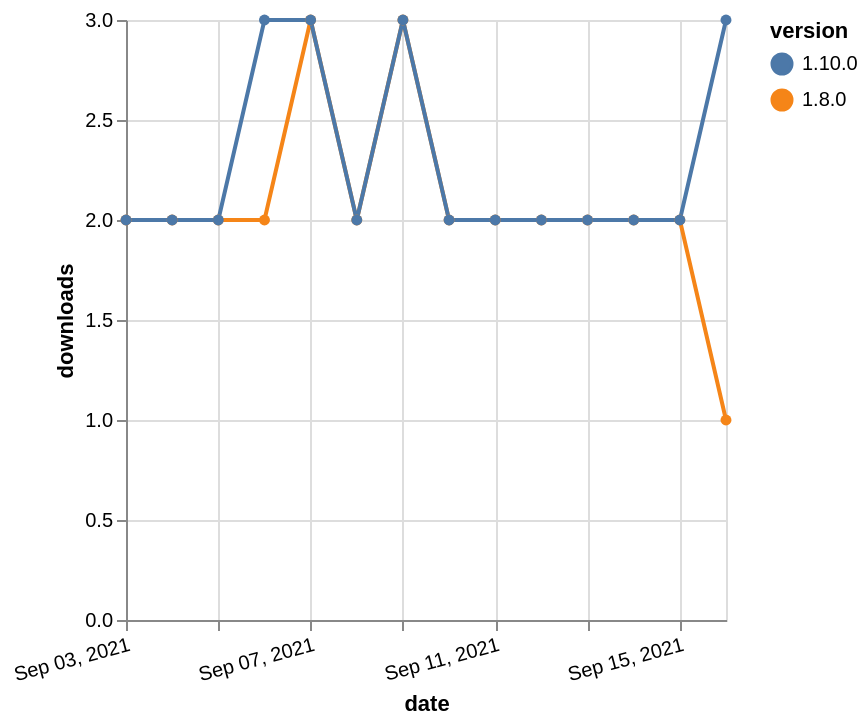

Specify this chart in Vega-Lite:
### Vega-Lite specification from a JSON file in a GitHub repository (floating-point values rounded to 4 significant figures)
{"$schema": "https://vega.github.io/schema/vega-lite/v5.json", "description": "A simple bar chart with embedded data.", "data": {"values": [{"date": "2021-09-03", "total": 2048, "delta": 2, "version": "1.8.0"}, {"date": "2021-09-04", "total": 2050, "delta": 2, "version": "1.8.0"}, {"date": "2021-09-05", "total": 2052, "delta": 2, "version": "1.8.0"}, {"date": "2021-09-06", "total": 2054, "delta": 2, "version": "1.8.0"}, {"date": "2021-09-07", "total": 2057, "delta": 3, "version": "1.8.0"}, {"date": "2021-09-08", "total": 2059, "delta": 2, "version": "1.8.0"}, {"date": "2021-09-09", "total": 2062, "delta": 3, "version": "1.8.0"}, {"date": "2021-09-10", "total": 2064, "delta": 2, "version": "1.8.0"}, {"date": "2021-09-11", "total": 2066, "delta": 2, "version": "1.8.0"}, {"date": "2021-09-12", "total": 2068, "delta": 2, "version": "1.8.0"}, {"date": "2021-09-13", "total": 2070, "delta": 2, "version": "1.8.0"}, {"date": "2021-09-14", "total": 2072, "delta": 2, "version": "1.8.0"}, {"date": "2021-09-15", "total": 2074, "delta": 2, "version": "1.8.0"}, {"date": "2021-09-16", "total": 2075, "delta": 1, "version": "1.8.0"}, {"date": "2021-09-03", "total": 1653, "delta": 2, "version": "1.10.0"}, {"date": "2021-09-04", "total": 1655, "delta": 2, "version": "1.10.0"}, {"date": "2021-09-05", "total": 1657, "delta": 2, "version": "1.10.0"}, {"date": "2021-09-06", "total": 1660, "delta": 3, "version": "1.10.0"}, {"date": "2021-09-07", "total": 1663, "delta": 3, "version": "1.10.0"}, {"date": "2021-09-08", "total": 1665, "delta": 2, "version": "1.10.0"}, {"date": "2021-09-09", "total": 1668, "delta": 3, "version": "1.10.0"}, {"date": "2021-09-10", "total": 1670, "delta": 2, "version": "1.10.0"}, {"date": "2021-09-11", "total": 1672, "delta": 2, "version": "1.10.0"}, {"date": "2021-09-12", "total": 1674, "delta": 2, "version": "1.10.0"}, {"date": "2021-09-13", "total": 1676, "delta": 2, "version": "1.10.0"}, {"date": "2021-09-14", "total": 1678, "delta": 2, "version": "1.10.0"}, {"date": "2021-09-15", "total": 1680, "delta": 2, "version": "1.10.0"}, {"date": "2021-09-16", "total": 1683, "delta": 3, "version": "1.10.0"}]}, "width": "container", "mark": {"type": "line", "point": {"filled": true}}, "encoding": {"x": {"field": "date", "type": "temporal", "timeUnit": "yearmonthdate", "title": "date", "axis": {"labelAngle": -15}}, "y": {"field": "delta", "type": "quantitative", "title": "downloads"}, "color": {"field": "version", "type": "nominal"}, "tooltip": {"field": "delta"}}}
